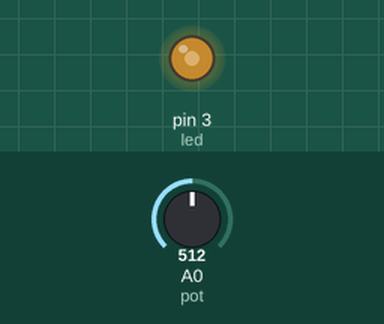
Bench run of a sketch on a simulated Arduino Uno, built with avr-gcc and run on an emulated ATmega328P. Shown: output pins drawn as LEDs (lit = HIGH). Inputs (shaded band) come from the test bench; at power-on: A0 (pot) = 512.

Above: at 1.2 s.
1.3 s: A0 (pot) set to 716
At 1.9 s:
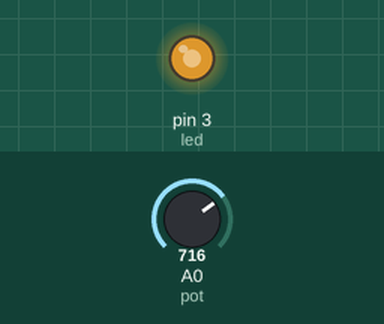
2.8 s: A0 (pot) set to 900
At 4.0 s:
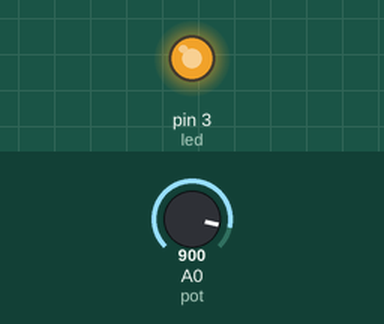
4.3 s: A0 (pot) set to 122
At 5.4 s:
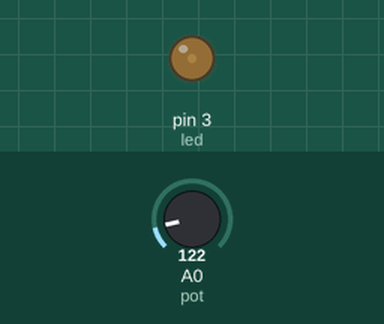
5.8 s: A0 (pot) set to 0
At 6.5 s:
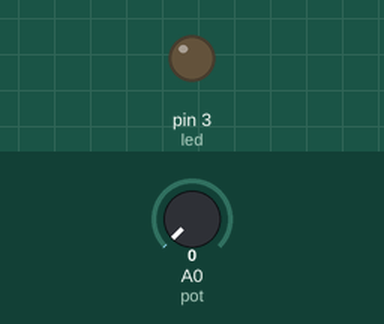
7.3 s: A0 (pot) set to 511
At 7.7 s:
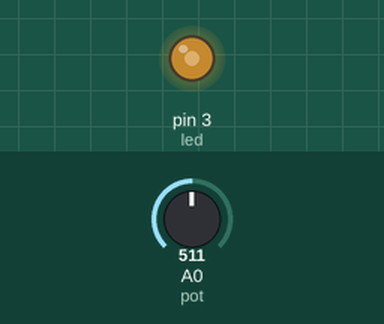
Timing chart, 0 to 9.8 s (numbered marks = the images above; inputs shaded):
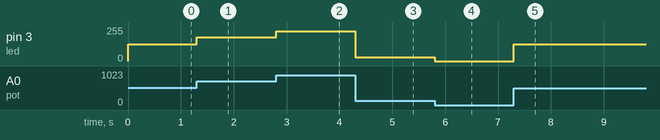

The sketch:

potmapli.ino
```cpp
#define led 3
#define pot A0

void setup() {
  pinMode(led, OUTPUT);
  pinMode(pot, INPUT);
}

void loop() {
  int deger = analogRead(pot);
  deger = map(deger, 0, 1023, 0, 255);
  analogWrite(led, deger);

}
```

Measured:
- after the input at 1.3 s, pin 3 (led): 127/255 → 178/255 at once
- after the input at 2.8 s, pin 3 (led): 178/255 → 224/255 at once
- after the input at 4.3 s, pin 3 (led): 224/255 → 30/255 at once
- after the input at 5.8 s, pin 3 (led): 30/255 → 0/255 at once
- after the input at 7.3 s, pin 3 (led): 0/255 → 127/255 at once
